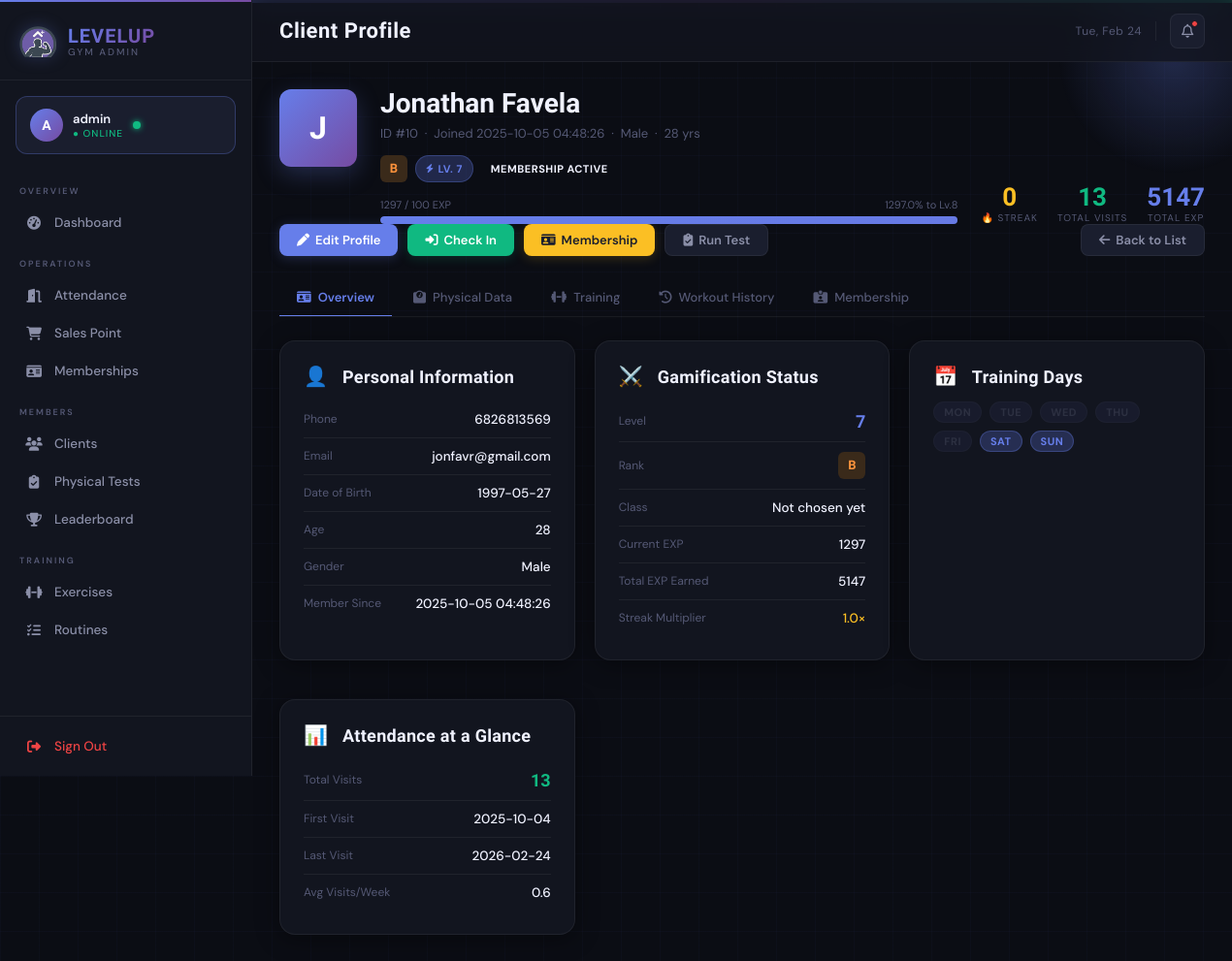
The app's page /admin/client/10 (signed in), older data.
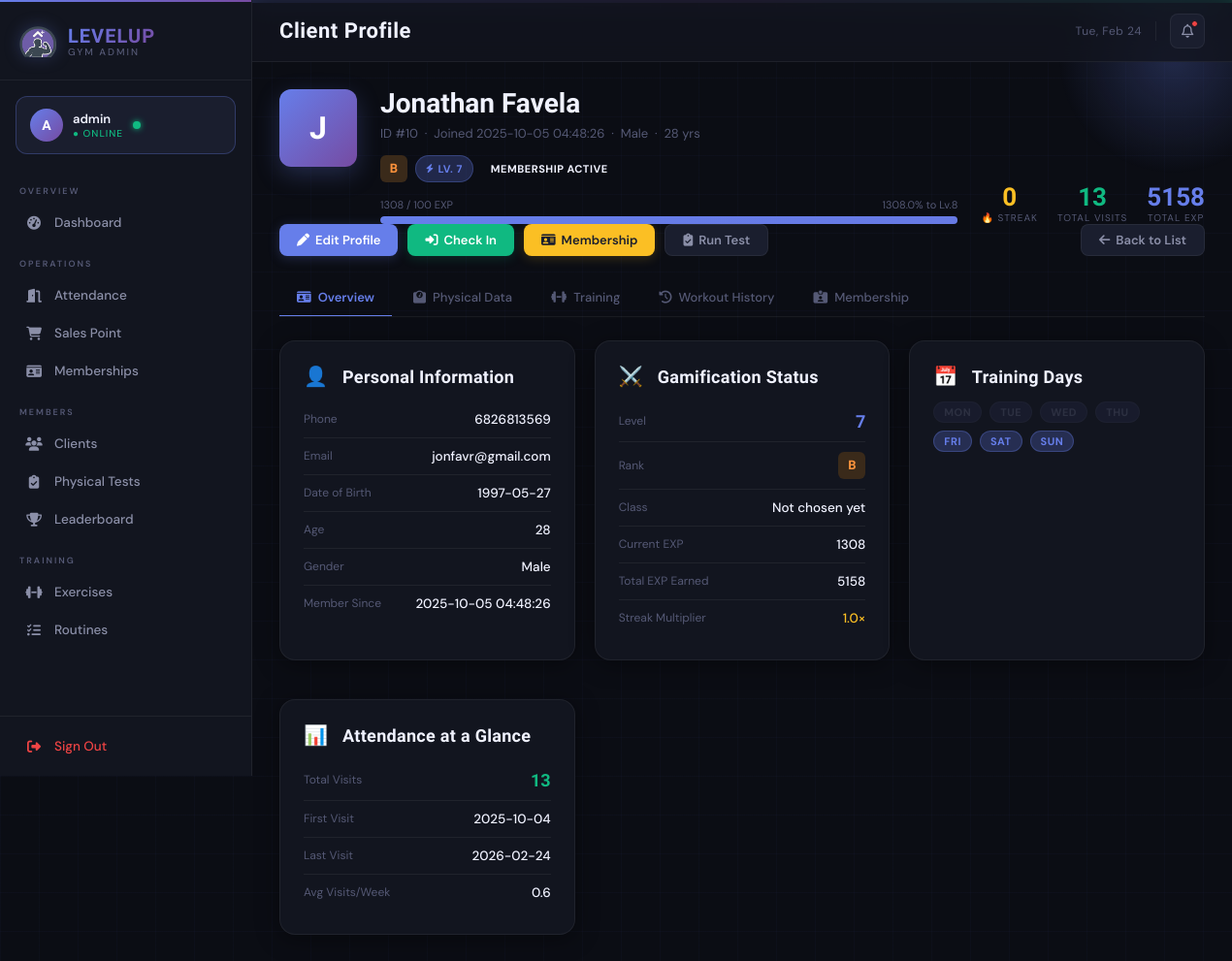
The same page, newer data.
### tables this page shows
CREATE TABLE clients (
                client_id INTEGER PRIMARY KEY AUTOINCREMENT,
                phone_number TEXT UNIQUE NOT NULL,
                pin_hash TEXT NOT NULL,
                first_name TEXT NOT NULL,
                last_name TEXT NOT NULL,
                email TEXT,
                date_of_birth DATE,
                gender TEXT,
                registration_date DATETIME DEFAULT CURRENT_TIMESTAMP,
                status TEXT DEFAULT 'active',
                profile_photo_path TEXT
            );

CREATE TABLE client_gamification (
                gamification_id INTEGER PRIMARY KEY AUTOINCREMENT,
                client_id INTEGER UNIQUE NOT NULL,
                current_level INTEGER DEFAULT 1,
                current_exp INTEGER DEFAULT 0,
                total_exp INTEGER DEFAULT 0,
                rank TEXT DEFAULT 'E',
                client_class TEXT,
                class_unlocked_at_level INTEGER, current_streak INTEGER DEFAULT 0, longest_streak INTEGER DEFAULT 0, total_reps INTEGER DEFAULT 0, workouts_completed INTEGER DEFAULT 0,
                FOREIGN KEY (client_id) REFERENCES clients(client_id) ON DELETE CASCADE
            );

### main.py (the view)
@app.route('/admin/client/<int:client_id>')
@admin_required
def admin_client_details(client_id):
    from datetime import date
    from controllers.membership_controller import MembershipController
    from controllers.workout_logger import WorkoutLogger
    client = Client.get_by_id(client_id)
    if not client:
        flash('Client not found', 'danger')
        return redirect(url_for('admin_clients'))
    physical_data = client.get_latest_physical_data()
    physical_data_calculated = {}
    if physical_data:
        physical_data_calculated['bmi_value'] = round(
            physical_data['weight_kg'] / ((physical_data['height_cm'] / 100) ** 2), 2
        )
        physical_data_calculated['mhr_value'] = int(208 - 0.7 * client.age) if client.age else None
        if client.gender == 'Male':
            physical_data_calculated['bmr_value'] = int(
                10 * physical_data['weight_kg']
                + 6.25 * physical_data['height_cm']
                - 5 * (client.age or 0) + 5
            )
        else:
            physical_data_calculated['bmr_value'] = int(
                10 * physical_data['weight_kg']
                + 6.25 * physical_data['height_cm']
                - 5 * (client.age or 0) - 161
            )
        activity_map = {
            'Extreme': 1.9, 'A lot': 1.72, 'Some': 1.55, 'A little': 1.37
        }
        mult = activity_map.get(physical_data.get('activity', ''), 1.2)
        physical_data_calculated['tdee_value'] = int(physical_data_calculated['bmr_value'] * mult)
    availability    = client.get_availability()
    weekly_schedule = client.get_weekly_schedule()
    gam  = client.get_gamification_data()
    progress = {
        'current_level'  : gam['current_level']   if gam else 1,
        'rank'           : gam['rank']             if gam else 'E',
        'class'          : gam.get('class')        if gam else None,
        'current_exp'    : gam['current_exp']      if gam else 0,
        'total_exp'      : gam['total_exp']        if gam else 0,
        'next_level_exp' : gam.get('next_level_exp', 100) if gam else 100,
        'streak'         : gam.get('streak', 0)   if gam else 0,
        'streak_multiplier': gam.get('streak_multiplier', 1.0) if gam else 1.0,
    }
    nxt = progress['next_level_exp'] or 1
    progress['xp_percentage'] = round((progress['current_exp'] / nxt) * 100, 1)
    attendance_stats = {}
    try:
        attendance_stats = attendance_ctrl.get_attendance_stats(client_id) or {}
    except Exception as e:
        print(f'Attendance stats error: {e}')
    workout_logger = WorkoutLogger()
    workout_history = []
    workout_stats   = {}
    try:
        workout_history = workout_logger.get_workout_history(client_id, limit=15)
        workout_stats   = workout_logger.get_workout_stats(client_id) or {}
    except Exception as e:
        print(f'Workout data error: {e}')
    mc = MembershipController()
    membership = mc.get_client_membership(client_id)
    if membership:
        end_date = __import__('datetime').datetime.strptime(membership['end_date'], '%Y-%m-%d').date()
        membership = dict(membership)
        membership['days_left'] = (end_date - date.today()).days
    return render_template(
        'admin/client_details.html',
        client                  = client,
        physical_data           = physical_data,
        physical_data_calculated= physical_data_calculated,
        availability            = availability,
        weekly_schedule         = weekly_schedule,
        progress                = progress,
        attendance_stats        = attendance_stats,
        workout_history         = workout_history,
        workout_stats           = workout_stats,
        membership              = membership,
    )

### templates/admin/client_details.html (shortened to what this page needs)
{% extends "admin/base.html" %}
{% block page_title %}Client Profile{% endblock %}
{% block content %}
<div class="profile-hero">
    <div class="profile-hero-inner">
        <div class="profile-big-avatar">{{ client.full_name[0] | upper }}</div>
        <div class="profile-meta">
            <div class="profile-name">{{ client.full_name }}</div>
            <div class="profile-sub">
                ID #{{ client.client_id }}
                &nbsp;·&nbsp;
                Joined {{ client.registration_date }}
                {% if client.gender %}&nbsp;·&nbsp; {{ client.gender }}{% endif %}
                {% if client.age %}&nbsp;·&nbsp; {{ client.age }} yrs{% endif %}
            </div>
            <div class="profile-tags">
                <div class="rank rank-{{ progress.rank }}">{{ progress.rank }}</div>
                <span class="badge badge-accent">
                    <i class="fa-solid fa-bolt" style="font-size:9px;"></i>
                    Lv. {{ progress.current_level }}
                </span>
                {% if membership %}
                    {% if membership.days_left is defined and membership.days_left > 7 %}
                        <span class="badge mem-active">Membership Active</span>
                    {% elif membership.days_left is defined and membership.days_left > 0 %}
                        <span class="badge mem-expiring"><i class="fa-solid fa-triangle-exclamation" style="font-size:9px;"></i> Expires in {{ membership.days_left }}d</span>
                    {% else %}
                        <span class="badge mem-expired">Membership Expired</span>
                    {% endif %}
                {% endif %}
            </div>
            <div class="hero-xp-section">
                <div class="hero-xp-label">
                    <span>{{ progress.current_exp }} / {{ progress.next_level_exp }} EXP</span>
                    <span>{{ progress.xp_percentage | default(0) | round(1) }}% to Lv.{{ progress.current_level + 1 }}</span>
                </div>
                <div class="hero-xp-track">
                    <div class="hero-xp-fill" style="width: {{ progress.xp_percentage | default(0) }}%;"></div>
                </div>
            </div>
        </div>
        <div class="hero-stats">
            <div class="hero-stat-item">
                <div class="hero-stat-val" style="color:var(--amber);">{{ progress.streak | default(0) }}</div>
                <div class="hero-stat-lbl">🔥 Streak</div>
            </div>
            <div class="hero-stat-item">
                <div class="hero-stat-val" style="color:var(--emerald);">{{ attendance_stats.total_visits | default(0) }}</div>
                <div class="hero-stat-lbl">Total Visits</div>
            </div>
            <div class="hero-stat-item">
                <div class="hero-stat-val" style="color:var(--accent);">{{ progress.total_exp | default(0) }}</div>
                <div class="hero-stat-lbl">Total EXP</div>
            </div>
        </div>
    </div>
</div>
<div style="display:flex; gap:10px; margin-bottom:24px; flex-wrap:wrap;">
    <a href="{{ url_for('admin_edit_client', client_id=client.client_id) }}" class="btn btn-primary">
        <i class="fa-solid fa-pen"></i> Edit Profile
    </a>
    <a href="{{ url_for('admin_attendance') }}" class="btn btn-success">
        <i class="fa-solid fa-right-to-bracket"></i> Check In
    </a>
    <a href="{{ url_for('admin_memberships') }}" class="btn btn-amber">
        <i class="fa-solid fa-id-card"></i> Membership
    </a>
    <a href="{{ url_for('admin_tests') }}" class="btn btn-ghost">
        <i class="fa-solid fa-clipboard-check"></i> Run Test
    </a>
    <a href="{{ url_for('admin_clients') }}" class="btn btn-ghost" style="margin-left:auto;">
        <i class="fa-solid fa-arrow-left"></i> Back to List
    </a>
</div>
<nav class="tab-nav">
    <button class="tab-btn active" data-tab="overview">
        <i class="fa-solid fa-id-card"></i> Overview
    </button>
    <button class="tab-btn" data-tab="physical">
        <i class="fa-solid fa-weight-scale"></i> Physical Data
    </button>
    <button class="tab-btn" data-tab="training">
        <i class="fa-solid fa-dumbbell"></i> Training
    </button>
    <button class="tab-btn" data-tab="history">
        <i class="fa-solid fa-clock-rotate-left"></i> Workout History
    </button>
    <button class="tab-btn" data-tab="membership">
        <i class="fa-solid fa-id-card-clip"></i> Membership
    </button>
</nav>
<div class="tab-panel active" id="tab-overview">
    <div class="grid grid-2">
        <div class="card">
            <div class="card-title" style="margin-bottom:14px;">
                <span class="card-title-icon">👤</span> Personal Information
            </div>
            <div class="info-row">
                <span class="lbl">Phone</span>
                <span class="val">{{ client.phone_number }}</span>
            </div>
            <div class="info-row">
                <span class="lbl">Email</span>
                <span class="val">{{ client.email or '—' }}</span>
            </div>
            <div class="info-row">
                <span class="lbl">Date of Birth</span>
                <span class="val">{{ client.date_of_birth or '—' }}</span>
            </div>
            <div class="info-row">
                <span class="lbl">Age</span>
                <span class="val">{{ client.age or '—' }}</span>
            </div>
            <div class="info-row">
                <span class="lbl">Gender</span>
                <span class="val">{{ client.gender or '—' }}</span>
            </div>
            <div class="info-row">
                <span class="lbl">Member Since</span>
                <span class="val">{{ client.registration_date }}</span>
            </div>
        </div>
        <div class="card">
            <div class="card-title" style="margin-bottom:14px;">
                <span class="card-title-icon">⚔️</span> Gamification Status
            </div>
            <div class="info-row">
                <span class="lbl">Level</span>
                <span class="val" style="color:var(--accent); font-family:'Rajdhani',sans-serif; font-size:18px; font-weight:700;">{{ progress.current_level }}</span>
            </div>
            <div class="info-row">
                <span class="lbl">Rank</span>
                <span class="val"><div class="rank rank-{{ progress.rank }}" style="display:inline-flex;">{{ progress.rank }}</div></span>
            </div>
            <div class="info-row">
                <span class="lbl">Class</span>
                <span class="val">{{ progress.class or 'Not chosen yet' }}</span>
            </div>
            <div class="info-row">
                <span class="lbl">Current EXP</span>
                <span class="val">{{ progress.current_exp }}</span>
            </div>
            <div class="info-row">
                <span class="lbl">Total EXP Earned</span>
                <span class="val">{{ progress.total_exp }}</span>
            </div>
            <div class="info-row">
                <span class="lbl">Streak Multiplier</span>
                <span class="val" style="color:var(--amber);">{{ progress.streak_multiplier }}×</span>
            </div>
        </div>
        <div class="card">
            <div class="card-title" style="margin-bottom:14px;">
                <span class="card-title-icon">📅</span> Training Days
            </div>
            {% if availability %}
            <div style="display:flex; gap:8px; flex-wrap:wrap; margin-top:4px;">
                {% set all_days = ['Monday','Tuesday','Wednesday','Thursday','Friday','Saturday','Sunday'] %}
                {% for day in all_days %}
                    {% if day in availability %}
                    <span class="badge badge-accent">{{ day[:3] }}</span>
                    {% else %}
                    <span class="badge badge-muted" style="opacity:0.4;">{{ day[:3] }}</span>
                    {% endif %}
                {% endfor %}
            </div>
            {% else %}
            <div class="empty-state" style="padding:20px 0;">
                <i class="fa-regular fa-calendar-xmark"></i>
                <p>No training days set</p>
            </div>
            {% endif %}
        </div>
        <div class="card">
            <div class="card-title" style="margin-bottom:14px;">
                <span class="card-title-icon">📊</span> Attendance at a Glance
            </div>
            {% if attendance_stats %}
            <div class="info-row">
                <span class="lbl">Total Visits</span>
                <span class="val" style="color:var(--emerald); font-family:'Rajdhani',sans-serif; font-size:18px; font-weight:700;">{{ attendance_stats.total_visits }}</span>
            </div>
            <div class="info-row">
                <span class="lbl">First Visit</span>
                <span class="val">{{ attendance_stats.first_visit or '—' }}</span>
            </div>
            <div class="info-row">
                <span class="lbl">Last Visit</span>
                <span class="val">{{ attendance_stats.last_visit or '—' }}</span>
            </div>
            <div class="info-row">
                <span class="lbl">Avg Visits/Week</span>
                <span class="val">{{ attendance_stats.avg_visits_per_week | default(0) | round(1) }}</span>
            </div>
            {% else %}
            <div class="empty-state" style="padding:20px 0;">
                <i class="fa-solid fa-chart-bar"></i>
                <p>No attendance data yet</p>
            </div>
            {% endif %}
        </div>
    </div>
</div>
            {% set all_days = ['Monday','Tuesday','Wednesday','Thursday','Friday','Saturday','Sunday'] %}
{% endblock %}

Row changes from the older to the newer data that the page shows:
changed client_gamification: current_exp "1297" → "1308"; total_exp "5147" → "5158"
Text that changed along with them:
{{ progress.xp_percentage | default(0) | round(1) }}: "1297.0" → "1308.0"
list line gone: "FRI"
new list line: "FRI"
